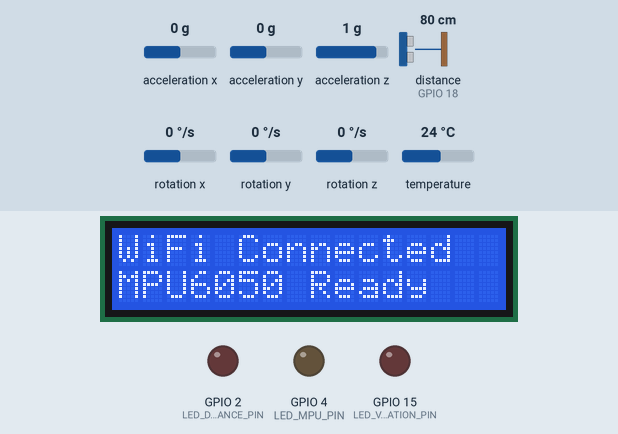
This sketch was run on a simulated ESP32. Shown: 16×2 character LCD, output pins drawn as LEDs (lit = HIGH). Wiring (from diagram.json): ultrasonic range finder: trigger GPIO 5; echo GPIO 18. Inputs (shaded band) come from the test bench; at power-on: acceleration x 0 g, distance to the obstacle (sensor on GPIO 18) 80 cm, acceleration z 1 g, acceleration y 0 g, rotation x 0 °/s, rotation y 0 °/s, rotation z 0 °/s, temperature 24 °C. The echo pulse lasts 58.3 µs per cm; WiFi joins after 1.5 s; servers stay silent unless stated; web services answer with replies made up by the test bench; pins used as bus, display or sensor lines are not drawn; what the sketch prints to the serial monitor is not drawn.

Above: at 1.7 s.
At 3.8 s:
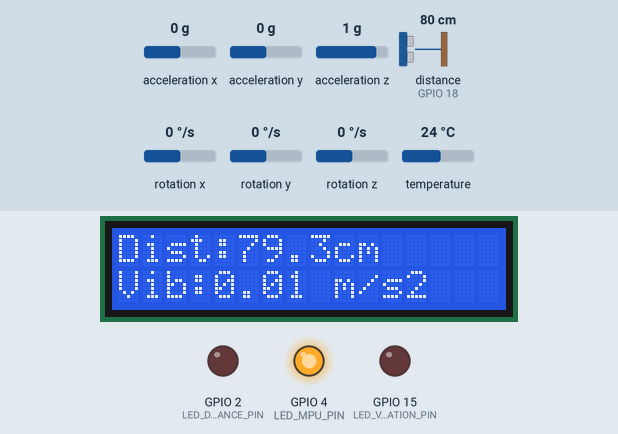
3.9 s: acceleration x set to -0.4 g
17.9 s: acceleration x set to -0.7 g
29.3 s: distance to the obstacle (sensor on GPIO 18) set to 148 cm
At 33.9 s:
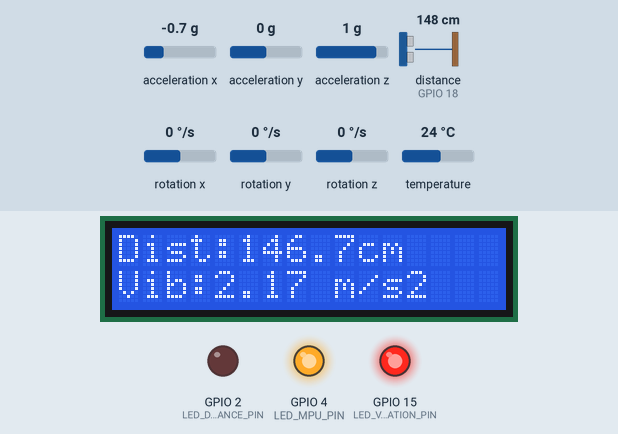
40.7 s: distance to the obstacle (sensor on GPIO 18) set to 155 cm
At 49.3 s:
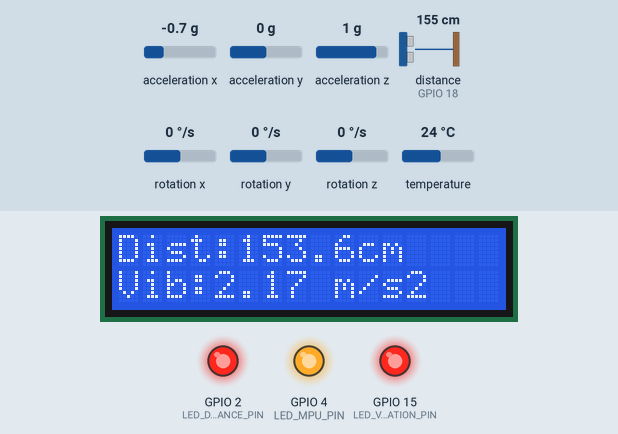
52.1 s: acceleration z set to 0.8 g
At 64.8 s:
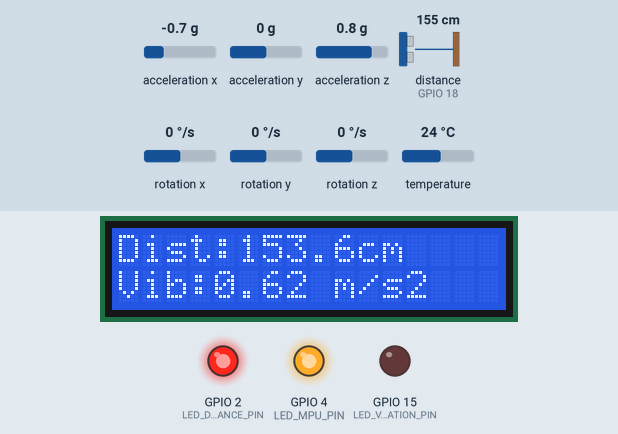
65.1 s: acceleration y set to -1.4 g
At 79.8 s:
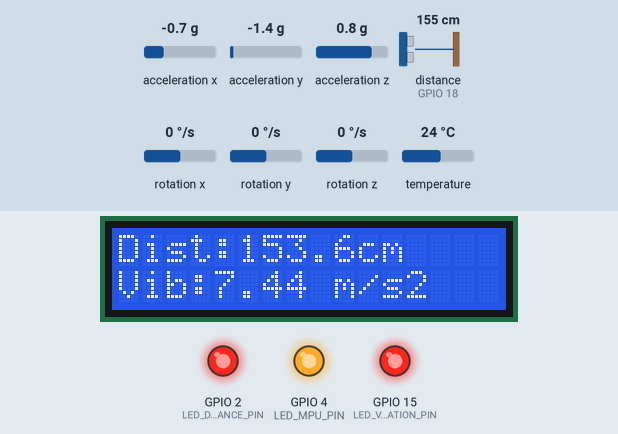
Timing chart, 0 to 80.1 s (numbered marks = the images above; inputs shaded):
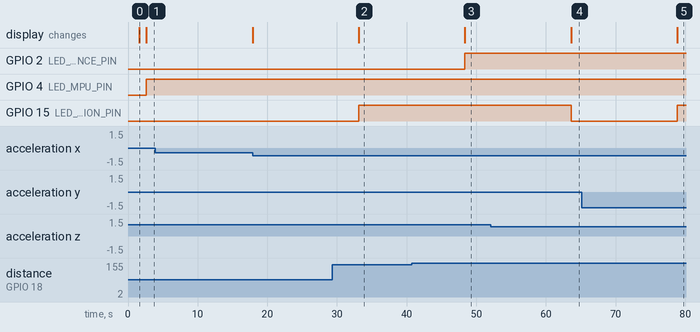

The sketch:

sketch.ino
```cpp
#include <Wire.h>
#include <WiFi.h>
#include <HTTPClient.h>
#include <Adafruit_MPU6050.h>
#include <Adafruit_Sensor.h>
#include <LiquidCrystal_I2C.h>
#include <math.h>

// Pin Definitions
#define TRIG_PIN 5
#define ECHO_PIN 18
#define LED_DISTANCE_PIN 2
#define LED_MPU_PIN 4
#define LED_VIBRATION_PIN 15

// WiFi
const char* ssid = "Wokwi-GUEST";
const char* password = "";

// ThingSpeak
String thingSpeakApiKey = "SGZRZMAO84TK4UTV";
const char* server = "http://api.thingspeak.com/update";

// Sensors
Adafruit_MPU6050 mpu;
LiquidCrystal_I2C lcd(0x27, 16, 2); // LCD address 0x27

// Constants
const float gravity = 9.8;
const float distanceThreshold = 150.0;
const float accelThreshold = 3.0;
const float vibrationThreshold = 1.5;

void setup() {
  Serial.begin(115200);

  pinMode(TRIG_PIN, OUTPUT);
  pinMode(ECHO_PIN, INPUT);
  pinMode(LED_DISTANCE_PIN, OUTPUT);
  pinMode(LED_MPU_PIN, OUTPUT);
  pinMode(LED_VIBRATION_PIN, OUTPUT);

  Wire.begin(21, 22); // I2C for ESP32

  // LCD Init
  lcd.init();
  lcd.backlight();
  lcd.setCursor(0, 0);
  lcd.print("Initializing...");

  // WiFi Init
  WiFi.begin(ssid, password);
  while (WiFi.status() != WL_CONNECTED) {
    delay(500);
    Serial.print(".");
  }
  Serial.println("\nWiFi connected");
  lcd.setCursor(0, 0);
  lcd.print("WiFi Connected   ");

  // MPU6050 Init
  if (!mpu.begin(0x68, &Wire)) {
    Serial.println("MPU6050 not found!");
    lcd.setCursor(0, 1);
    lcd.print("MPU6050 Error    ");
    while (true);
  }

  lcd.setCursor(0, 1);
  lcd.print("MPU6050 Ready    ");
  delay(1000);
  lcd.clear();
}

float readDistanceCM() {
  digitalWrite(TRIG_PIN, LOW);
  delayMicroseconds(2);
  digitalWrite(TRIG_PIN, HIGH);
  delayMicroseconds(10);
  digitalWrite(TRIG_PIN, LOW);
  long duration = pulseIn(ECHO_PIN, HIGH, 30000);
  return duration * 0.034 / 2;
}

void loop() {
  sensors_event_t a, g, temp;
  mpu.getEvent(&a, &g, &temp);
  float distance = readDistanceCM();

  float accelMagnitude = sqrt(
    a.acceleration.x * a.acceleration.x +
    a.acceleration.y * a.acceleration.y +
    a.acceleration.z * a.acceleration.z);

  float vibration = fabs(accelMagnitude - gravity);

  // LCD Output
  lcd.setCursor(0, 0);
  lcd.print("Dist:");
  lcd.print(distance, 1);
  lcd.print("cm   ");

  lcd.setCursor(0, 1);
  lcd.print("Vib:");
  lcd.print(vibration, 2);
  lcd.print(" m/s2 ");

  // Debug Serial
  Serial.print("Distance: "); Serial.print(distance);
  Serial.print(" | Vibration: "); Serial.println(vibration);

  // LED Logic
  digitalWrite(LED_DISTANCE_PIN, distance > distanceThreshold ? HIGH : LOW);
  digitalWrite(LED_MPU_PIN,
    fabs(a.acceleration.x) > accelThreshold ||
    fabs(a.acceleration.y) > accelThreshold ||
    fabs(a.acceleration.z) > accelThreshold ? HIGH : LOW);
  digitalWrite(LED_VIBRATION_PIN, vibration > vibrationThreshold ? HIGH : LOW);

  // Send to ThingSpeak
  if (WiFi.status() == WL_CONNECTED) {
    HTTPClient http;
    String url = server;
    url += "?api_key=" + thingSpeakApiKey;
    url += "&field1=" + String(distance);
    url += "&field2=" + String(a.acceleration.x);
    url += "&field3=" + String(a.acceleration.y);
    url += "&field4=" + String(a.acceleration.z);
    url += "&field5=" + String(vibration);

    http.begin(url);
    int httpResponseCode = http.GET();
    Serial.print("ThingSpeak Code: ");
    Serial.println(httpResponseCode);
    http.end();
  }

  delay(15000);  // 15 seconds
} 
```

Measured:
- the behaviour switches between 151 and 152 cm on distance to the obstacle (sensor on GPIO 18) (found by bisection; images 2 and 3)
- the behaviour switches between 1 and 0.9 g on acceleration z (found by bisection; images 3 and 4)
- after the input at 17.9 s, every drawn part: stays the same
- after the input at 29.3 s, the display: changes after 3.8 s (image 2)
- after the input at 40.7 s, GPIO 2 (LED_DISTANCE_PIN): LOW → HIGH after 7.7 s; the display: changes after 7.7 s (image 3)
- after the input at 52.1 s, GPIO 15 (LED_VIBRATION_PIN): HIGH → LOW after 11.5 s; the display: changes after 11.5 s (image 4)
- after the input at 65.1 s, GPIO 15 (LED_VIBRATION_PIN): LOW → HIGH after 13.7 s; the display: changes after 13.7 s (image 5)
- what the display in image 0 shows lasts 1.1 s, from 1.6 s to 2.7 s
